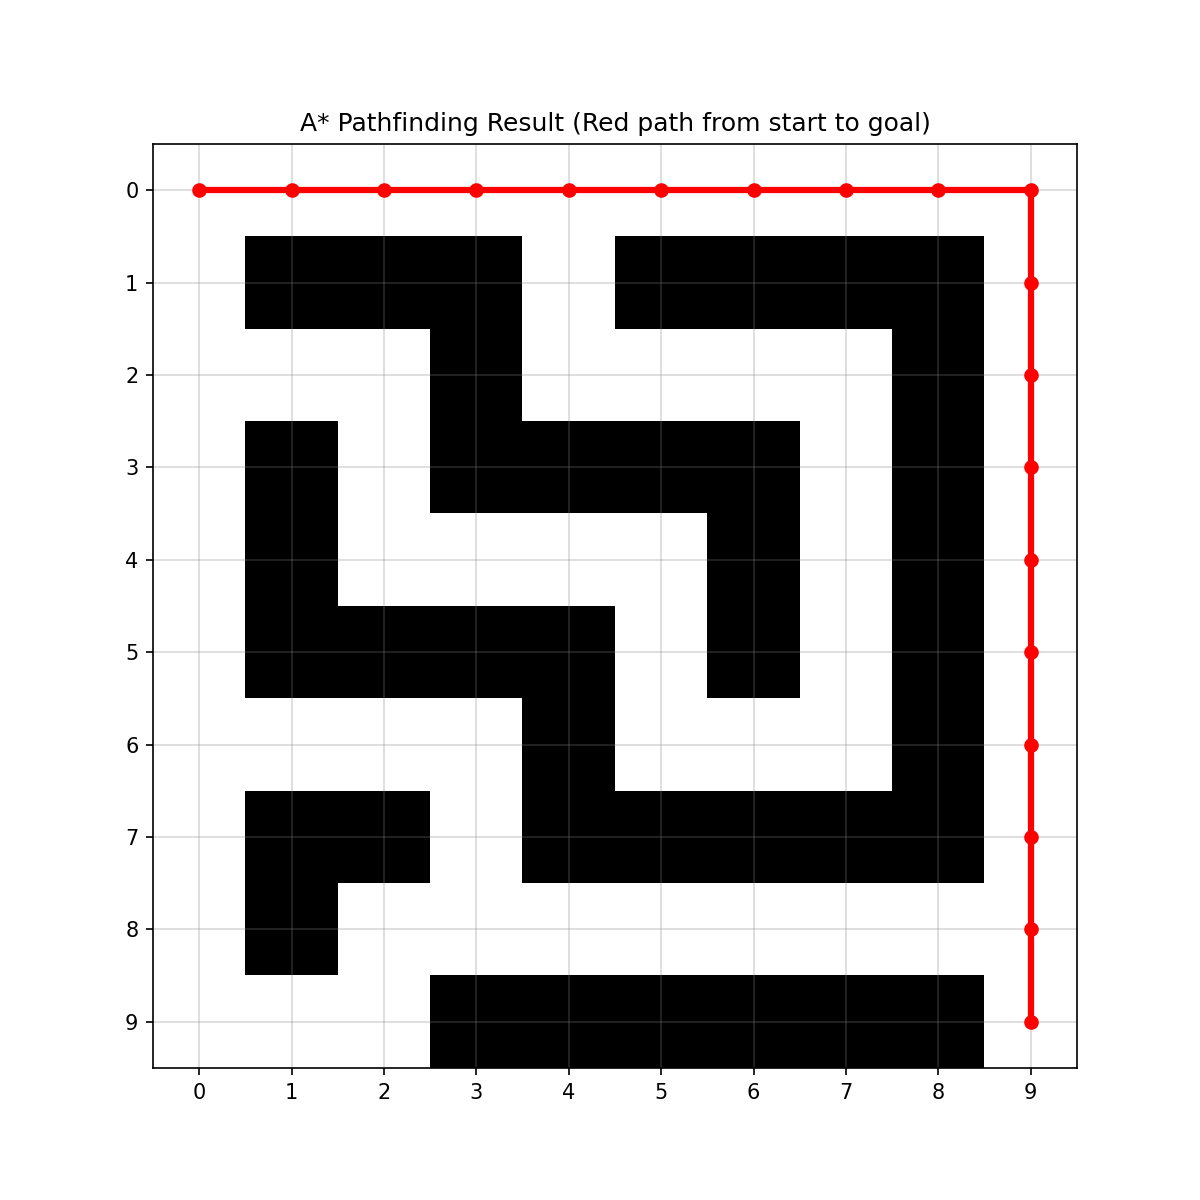

Write Python code to recreate this figure.
# a_star_pathfinding_2024.py
# Personal algorithm practice after CS50 – 2024
# Implementing A* to find shortest path in a maze/grid

import heapq
import matplotlib.pyplot as plt
import numpy as np

# Simple 10x10 maze (0 = walkable, 1 = wall)
grid = np.array([
    [0, 0, 0, 0, 0, 0, 0, 0, 0, 0],
    [0, 1, 1, 1, 0, 1, 1, 1, 1, 0],
    [0, 0, 0, 1, 0, 0, 0, 0, 1, 0],
    [0, 1, 0, 1, 1, 1, 1, 0, 1, 0],
    [0, 1, 0, 0, 0, 0, 1, 0, 1, 0],
    [0, 1, 1, 1, 1, 0, 1, 0, 1, 0],
    [0, 0, 0, 0, 1, 0, 0, 0, 1, 0],
    [0, 1, 1, 0, 1, 1, 1, 1, 1, 0],
    [0, 1, 0, 0, 0, 0, 0, 0, 0, 0],
    [0, 0, 0, 1, 1, 1, 1, 1, 1, 0]
])

start = (0, 0)
goal = (9, 9)

# Heuristic: Manhattan distance
def heuristic(a, b):
    return abs(a[0] - b[0]) + abs(a[1] - b[1])

# A* algorithm
def a_star(grid, start, goal):
    rows, cols = grid.shape
    open_set = []
    heapq.heappush(open_set, (0, start))  # (priority, position)

    came_from = {}
    g_score = {start: 0}
    f_score = {start: heuristic(start, goal)}

    directions = [(-1, 0), (1, 0), (0, -1), (0, 1)]  # up, down, left, right

    while open_set:
        current_f, current = heapq.heappop(open_set)

        if current == goal:
            # Reconstruct path
            path = []
            while current in came_from:
                path.append(current)
                current = came_from[current]
            path.append(start)
            path.reverse()
            return path

        for d in directions:
            neighbor = (current[0] + d[0], current[1] + d[1])

            if 0 <= neighbor[0] < rows and 0 <= neighbor[1] < cols and grid[neighbor] == 0:
                tentative_g = g_score[current] + 1

                if neighbor not in g_score or tentative_g < g_score[neighbor]:
                    came_from[neighbor] = current
                    g_score[neighbor] = tentative_g
                    f_score[neighbor] = tentative_g + heuristic(neighbor, goal)
                    heapq.heappush(open_set, (f_score[neighbor], neighbor))

    return None  # No path found

# Run A*
path = a_star(grid, start, goal)

# Visualization
plt.figure(figsize=(8, 8))
plt.imshow(grid, cmap='binary', origin='upper')

if path:
    path_array = np.array(path)
    plt.plot(path_array[:, 1], path_array[:, 0], 'r-', linewidth=3, marker='o')
    plt.title('A* Pathfinding Result (Red path from start to goal)')
else:
    plt.title('No path found')

plt.grid(True, color='gray', alpha=0.3)
plt.xticks(range(grid.shape[1]))
plt.yticks(range(grid.shape[0]))
plt.savefig('a_star_pathfinding.png', dpi=150)
plt.show()
